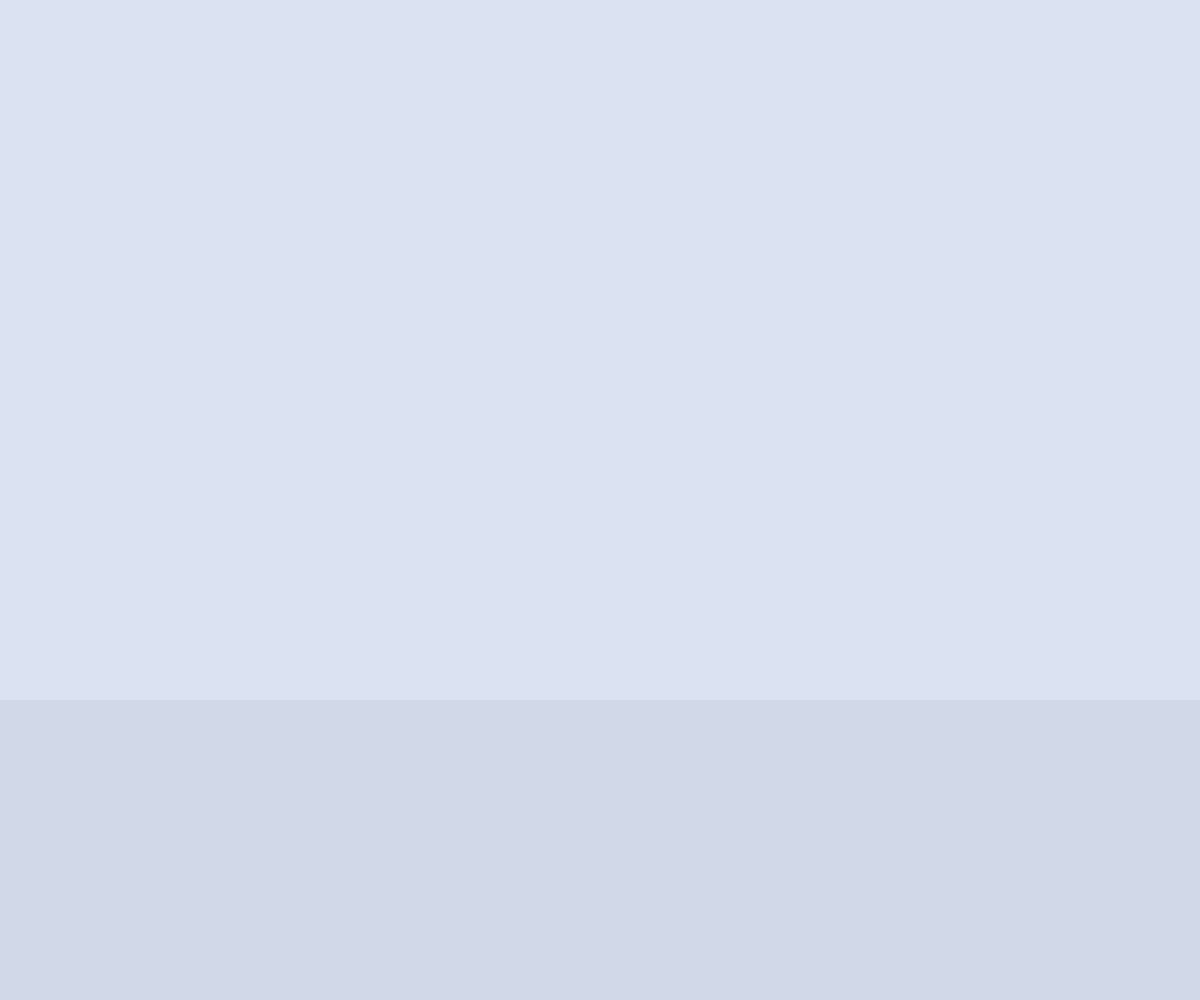
Frame 1 (no input)
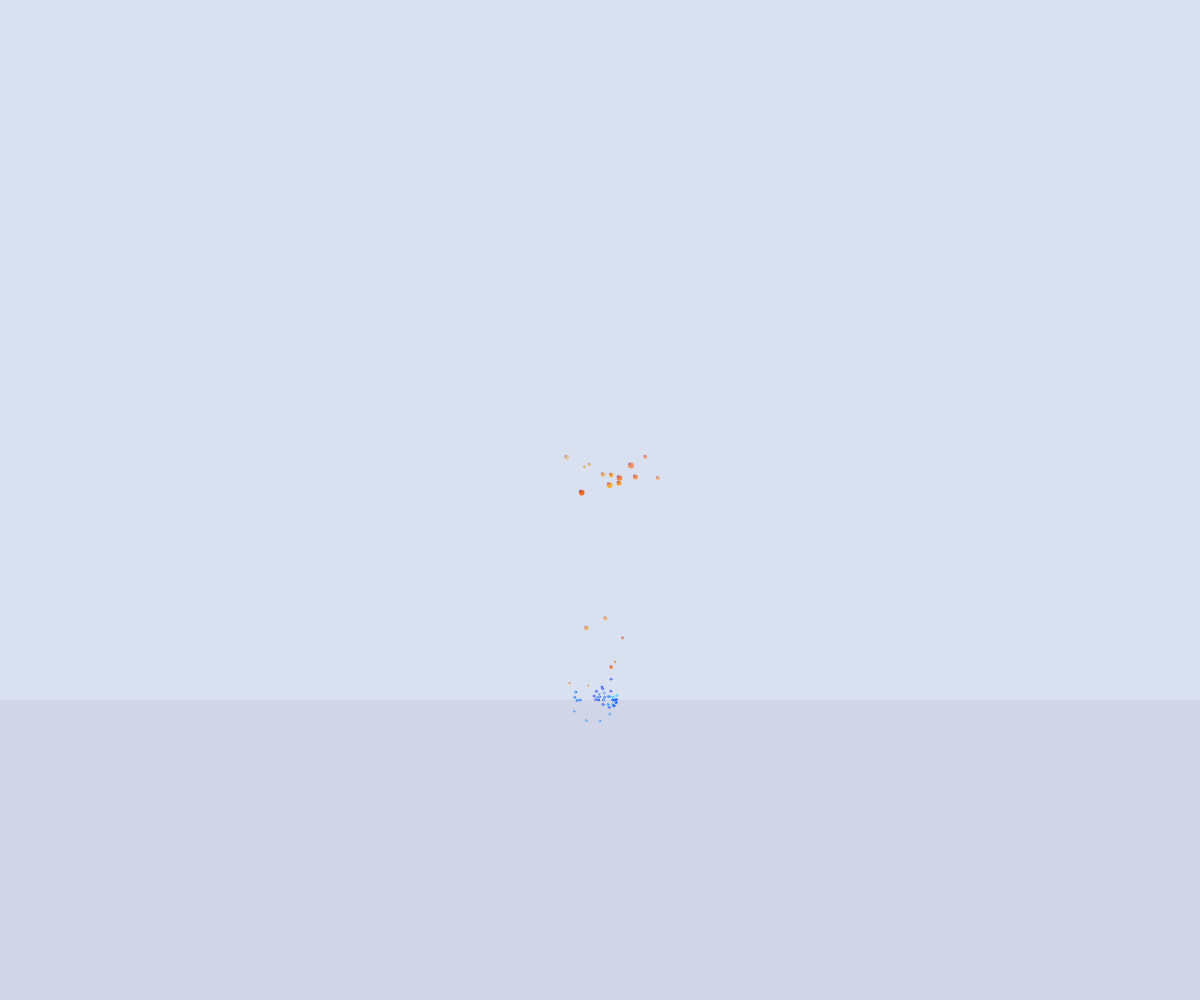
Frame 60 (no input)
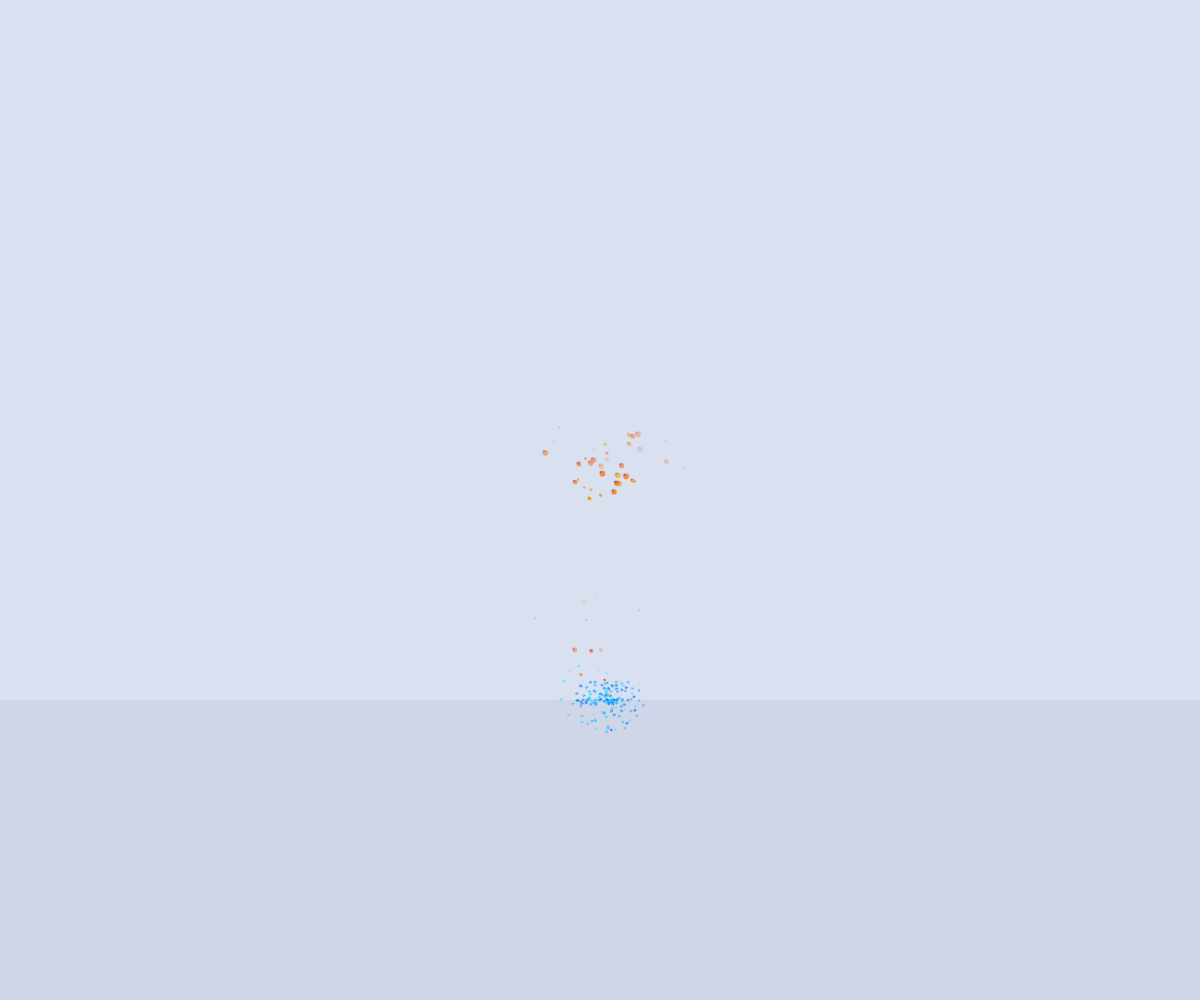
Frame 120 (the mouse pressed at the canvas centre since frame 60)

The p5.js sketch that drew these frames (run headless with seeded random() and noise() and a simulated clock; from frame 60 on, the mouse is pressed at the canvas centre):

// p5.js sketch
// ── sketch.js
let bubbles = [];
let vortices = [];
let liquidLevel = 0;
let streamHeight = 0;

function setup() {
  createCanvas(windowWidth, windowHeight);
  colorMode(HSB, 360, 100, 100, 1);
  noStroke();
  liquidLevel = height * 0.7;
  streamHeight = height * 0.2;
}

function draw() {
  background(220, 10, 95, 0.95);
  
  // Draw container
  fill(220, 10, 80, 0.3);
  rect(0, liquidLevel, width, height - liquidLevel);
  
  // Update and draw bubbles
  for (let i = bubbles.length - 1; i >= 0; i--) {
    let b = bubbles[i];
    b.update();
    b.display();
    
    if (b.isDead()) {
      bubbles.splice(i, 1);
    }
  }
  
  // Update and draw vortices
  for (let i = vortices.length - 1; i >= 0; i--) {
    let v = vortices[i];
    v.update();
    v.display();
    
    if (v.isDead()) {
      vortices.splice(i, 1);
    }
  }
  
  // Create new bubbles and vortices from stream
  if (random() < 0.3) {
    let x = width / 2 + random(-20, 20);
    let y = liquidLevel - streamHeight;
    bubbles.push(new Bubble(x, y));
    
    // Create vortex at impact point
    vortices.push(new Vortex(x, liquidLevel));
  }
  
  // Add some random bubbles occasionally
  if (random() < 0.1) {
    let x = width / 2 + random(-30, 30);
    let y = liquidLevel - random(5, 20);
    bubbles.push(new Bubble(x, y));
  }
}

function windowResized() {
  resizeCanvas(windowWidth, windowHeight);
  liquidLevel = height * 0.7;
  streamHeight = height * 0.2;
}

class Bubble {
  constructor(x, y) {
    this.pos = createVector(x, y);
    this.vel = createVector(random(-1, 1), random(-2, -0.5));
    this.size = random(2, 6);
    this.hue = random(20, 40); // Yellow to orange
    this.alpha = random(0.7, 1);
    this.life = 255;
  }
  
  update() {
    this.vel.y *= 0.98; // Gravity
    this.vel.x *= 0.99; // Air resistance
    
    this.pos.add(this.vel);
    this.life -= 2;
  }
  
  display() {
    fill(this.hue, 100, 100, this.alpha * (this.life / 255));
    ellipse(this.pos.x, this.pos.y, this.size);
    
    // Add a highlight
    fill(255, 80, 100, 0.5 * (this.life / 255));
    ellipse(this.pos.x - this.size/4, this.pos.y - this.size/4, this.size/2);
  }
  
  isDead() {
    return this.life <= 0 || this.pos.y > height;
  }
}

class Vortex {
  constructor(x, y) {
    this.pos = createVector(x, y);
    this.radius = 0;
    this.maxRadius = random(30, 60);
    this.speed = random(0.5, 1.5);
    this.angle = random(TWO_PI);
    this.life = 255;
    this.hue = random(180, 240); // Blue to purple
  }
  
  update() {
    this.radius += this.speed;
    this.angle += 0.1;
    this.life -= 3;
  }
  
  display() {
    push();
    translate(this.pos.x, this.pos.y);
    
    // Draw vortex effect
    noFill();
    stroke(this.hue, 100, 100, this.life / 255 * 0.7);
    strokeWeight(1);
    
    for (let r = 0; r < this.radius; r += 3) {
      let angle = this.angle + r * 0.2;
      let x = cos(angle) * r;
      let y = sin(angle) * r;
      
      ellipse(x, y, 2);
    }
    
    pop();
  }
  
  isDead() {
    return this.life <= 0 || this.radius > this.maxRadius;
  }
}
